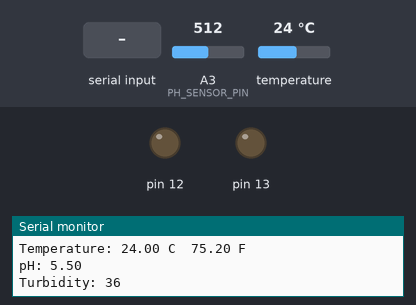
Bench run of a sketch on a simulated Arduino Uno, built with avr-gcc and run on an emulated ATmega328P. Parts: output pins drawn as LEDs (lit = HIGH), the last lines printed to the serial monitor. The inputs (shaded band) are chosen by the test bench; at power-on: A3 (PH_SENSOR_PIN) = 512, temperature 24 °C. The modem accepts every AT command (registered, SIM ready, sends succeed) and sends nothing else.

Above: at 1.5 s.
1.6 s: "1" received over the second serial link
At 2.7 s:
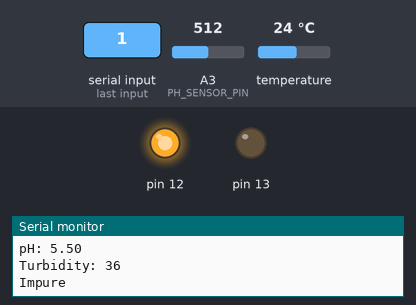
Timing chart, 0 to 4.6 s (numbered marks = the images above; inputs shaded):
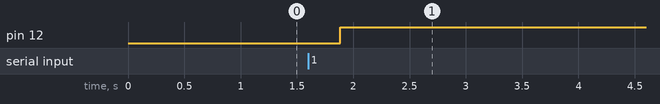

The sketch:

morphed_code.ino
```cpp
#include <OneWire.h>
#include <DallasTemperature.h>
#include <SoftwareSerial.h>
#include "SoftwareSerial.h"

SoftwareSerial gsmSerial(2, 3);
// RX, TX pins on Arduino

#define TEMP_SENSOR_PIN 8
#define PH_SENSOR_PIN A3
#define TURBIDITY_SENSOR_PIN A5

OneWire oneWire(TEMP_SENSOR_PIN);
DallasTemperature sensors(&oneWire);

unsigned long int phAvgValue = 8.0;
int phBuf[10], phTemp;
int purity;
float lat, longit;

void setup() {

  //serial_connection.listen();
  gsmSerial.begin(9600);
  Serial.begin(9600);
  pinMode(13,OUTPUT);
  pinMode(12,OUTPUT);
  sensors.begin();
  Serial.println("Ready");
}

void loop() {
  // Temperature Sensor
  sensors.requestTemperatures();
  float tempCelsius = sensors.getTempCByIndex(0);
  float tempFahrenheit = sensors.toFahrenheit(tempCelsius);
  Serial.print("Temperature: ");
  Serial.print(tempCelsius);
  Serial.print(" C  ");
  Serial.print(tempFahrenheit);
  Serial.println(" F");

  // pH Sensor
  for (int i = 0; i < 10; i++) {
    phBuf[i] = analogRead(PH_SENSOR_PIN);
    delay(10);
  }
  for (int i = 0; i < 9; i++) {
    for (int j = i + 1; j < 10; j++) {
      if (phBuf[i] > phBuf[j]) {
        phTemp = phBuf[i];
        phBuf[i] = phBuf[j];
        phBuf[j] = phTemp;
      }
    }
  }
  phAvgValue = 0;
  for (int i = 2; i < 8; i++)
    phAvgValue += phBuf[i];
  float phValue = (float)phAvgValue * 5.0 / 1024 / 6;
  float scalingFactor = 2.2;
  float offset = 0.0;
  phValue = scalingFactor * phValue + offset;
  phValue = constrain(phValue, 0, 14);
  Serial.print("pH: ");
  Serial.print(phValue, 2);
  Serial.println(" ");

  // Turbidity Sensor
  int turbiditySensorValue = analogRead(TURBIDITY_SENSOR_PIN);
  int turbidity = map(turbiditySensorValue, 0, 800, 100, 0);
  Serial.print("Turbidity: ");
  Serial.println(turbidity);
  delay(1000);
  if (turbidity < 23 && phValue > 6.5 && phValue < 8.5 && tempCelsius > 15 && tempCelsius < 60) {
    Serial.println("Pure");
    purity = 1;
    digitalWrite(13,HIGH);
    digitalWrite(12,LOW);
  } else {
    Serial.println("Impure");
    purity = 0;
    digitalWrite(13,LOW);
    digitalWrite(12,HIGH);
  }

  delay(1000);
  Connect2Server();
  SendData(phValue, tempCelsius, turbidity, purity);
  EndConnection();
}


void Connect2Server()
{

    gsmSerial.println("AT+CIPSTART=\"tcp\",\"api.thingspeak.com\",\"80\"");
    delay(2000);

    ShowSerialData();

    gsmSerial.println("AT+CIPSEND");
    delay(2000);

    ShowSerialData();
}

void SendData(float ph, float temp, int turb, int pur)
{
    String str = "GET https://api.thingspeak.com/update?api_key=RQKSSTCJG6DDQQ0V&field1=" + String(ph, 2) + "&field2=" + String(temp, 2) + "&field3=" + String(turb) + "&field4=" + String(pur) +" HTTP/1.1";
    gsmSerial.println(str);
    gsmSerial.println("Host: api.thingspeak.com");
    gsmSerial.println("Connection: close");
    gsmSerial.println();
    delay(2000);

    ShowSerialData();

    gsmSerial.println((char)26);
    delay(4000);

    gsmSerial.println();

    ShowSerialData();
}

void EndConnection()
{
    gsmSerial.println("AT+CIPSHUT");
    delay(100);
    ShowSerialData();
}

void ShowSerialData()
{
  while(gsmSerial.available() != 0)
  {
      Serial.write(gsmSerial.read());
  }
}
```
